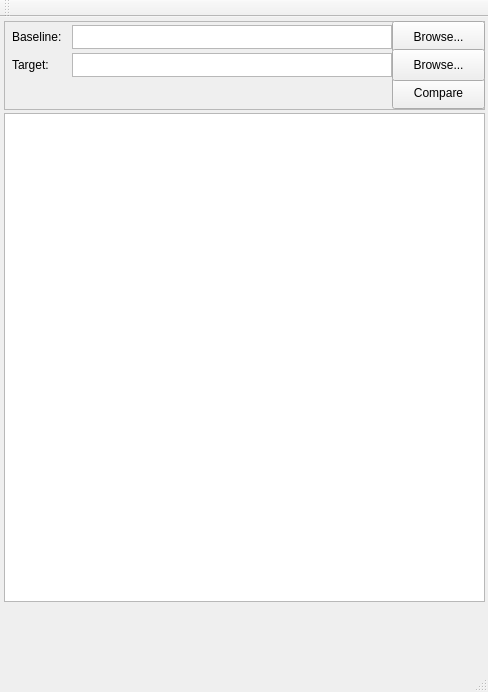
<?xml version="1.0" encoding="UTF-8"?>
<ui version="4.0">
 <class>MainWindow</class>
 <widget class="QMainWindow" name="MainWindow">
  <property name="geometry">
   <rect>
    <x>0</x>
    <y>0</y>
    <width>488</width>
    <height>692</height>
   </rect>
  </property>
  <property name="windowTitle">
   <string>MainWindow</string>
  </property>
  <widget class="QWidget" name="centralWidget">
   <widget class="QFrame" name="frameDirs">
    <property name="geometry">
     <rect>
      <x>4</x>
      <y>4</y>
      <width>481</width>
      <height>89</height>
     </rect>
    </property>
    <property name="frameShape">
     <enum>QFrame::StyledPanel</enum>
    </property>
    <property name="frameShadow">
     <enum>QFrame::Raised</enum>
    </property>
    <widget class="QPushButton" name="buttonCompare">
     <property name="geometry">
      <rect>
       <x>388</x>
       <y>56</y>
       <width>93</width>
       <height>32</height>
      </rect>
     </property>
     <property name="text">
      <string>Compare</string>
     </property>
    </widget>
    <widget class="QPlainTextEdit" name="editBaseline">
     <property name="geometry">
      <rect>
       <x>68</x>
       <y>4</y>
       <width>320</width>
       <height>24</height>
      </rect>
     </property>
     <property name="verticalScrollBarPolicy">
      <enum>Qt::ScrollBarAlwaysOff</enum>
     </property>
     <property name="horizontalScrollBarPolicy">
      <enum>Qt::ScrollBarAlwaysOff</enum>
     </property>
     <property name="tabChangesFocus">
      <bool>true</bool>
     </property>
     <property name="documentTitle">
      <string/>
     </property>
     <property name="lineWrapMode">
      <enum>QPlainTextEdit::NoWrap</enum>
     </property>
     <property name="readOnly">
      <bool>true</bool>
     </property>
    </widget>
    <widget class="QLabel" name="label">
     <property name="geometry">
      <rect>
       <x>8</x>
       <y>8</y>
       <width>59</width>
       <height>16</height>
      </rect>
     </property>
     <property name="text">
      <string>Baseline:</string>
     </property>
    </widget>
    <widget class="QLabel" name="label_2">
     <property name="geometry">
      <rect>
       <x>8</x>
       <y>36</y>
       <width>59</width>
       <height>16</height>
      </rect>
     </property>
     <property name="text">
      <string>Target:</string>
     </property>
    </widget>
    <widget class="QPlainTextEdit" name="editTarget">
     <property name="geometry">
      <rect>
       <x>68</x>
       <y>32</y>
       <width>320</width>
       <height>24</height>
      </rect>
     </property>
     <property name="verticalScrollBarPolicy">
      <enum>Qt::ScrollBarAlwaysOff</enum>
     </property>
     <property name="horizontalScrollBarPolicy">
      <enum>Qt::ScrollBarAlwaysOff</enum>
     </property>
     <property name="tabChangesFocus">
      <bool>true</bool>
     </property>
     <property name="lineWrapMode">
      <enum>QPlainTextEdit::NoWrap</enum>
     </property>
     <property name="readOnly">
      <bool>true</bool>
     </property>
    </widget>
    <widget class="QPushButton" name="buttonBrowseBaseline">
     <property name="geometry">
      <rect>
       <x>388</x>
       <y>0</y>
       <width>93</width>
       <height>32</height>
      </rect>
     </property>
     <property name="text">
      <string>Browse...</string>
     </property>
    </widget>
    <widget class="QPushButton" name="buttonBrowseTarget">
     <property name="geometry">
      <rect>
       <x>388</x>
       <y>28</y>
       <width>93</width>
       <height>32</height>
      </rect>
     </property>
     <property name="text">
      <string>Browse...</string>
     </property>
    </widget>
   </widget>
   <widget class="QTreeView" name="treeViewCompare">
    <property name="geometry">
     <rect>
      <x>4</x>
      <y>96</y>
      <width>481</width>
      <height>489</height>
     </rect>
    </property>
    <property name="horizontalScrollBarPolicy">
     <enum>Qt::ScrollBarAsNeeded</enum>
    </property>
    <property name="autoScroll">
     <bool>true</bool>
    </property>
    <property name="editTriggers">
     <set>QAbstractItemView::NoEditTriggers</set>
    </property>
    <property name="sortingEnabled">
     <bool>false</bool>
    </property>
    <property name="animated">
     <bool>true</bool>
    </property>
    <property name="headerHidden">
     <bool>false</bool>
    </property>
    <attribute name="headerVisible">
     <bool>true</bool>
    </attribute>
    <attribute name="headerMinimumSectionSize">
     <number>30</number>
    </attribute>
    <attribute name="headerStretchLastSection">
     <bool>false</bool>
    </attribute>
   </widget>
  </widget>
  <widget class="QMenuBar" name="menuBar">
   <property name="geometry">
    <rect>
     <x>0</x>
     <y>0</y>
     <width>488</width>
     <height>22</height>
    </rect>
   </property>
  </widget>
  <widget class="QToolBar" name="mainToolBar">
   <attribute name="toolBarArea">
    <enum>TopToolBarArea</enum>
   </attribute>
   <attribute name="toolBarBreak">
    <bool>false</bool>
   </attribute>
  </widget>
  <widget class="QStatusBar" name="statusBar"/>
 </widget>
 <layoutdefault spacing="6" margin="11"/>
 <resources/>
 <connections>
  <connection>
   <sender>buttonBrowseBaseline</sender>
   <signal>pressed()</signal>
   <receiver>MainWindow</receiver>
   <slot>onBrowseBaselinePressed()</slot>
   <hints>
    <hint type="sourcelabel">
     <x>438</x>
     <y>54</y>
    </hint>
    <hint type="destinationlabel">
     <x>243</x>
     <y>325</y>
    </hint>
   </hints>
  </connection>
 </connections>
 <slots>
  <slot>onBrowseBaselinePressed()</slot>
 </slots>
</ui>
